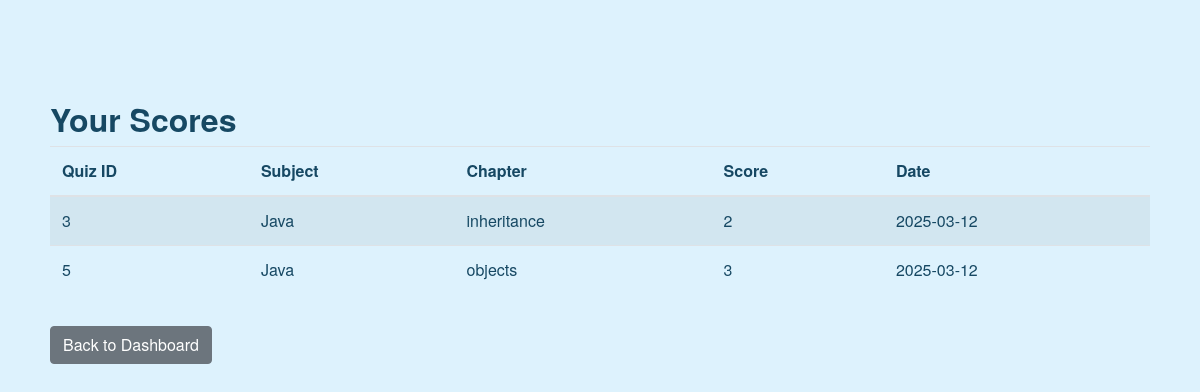
/user/scores (signed in), run on the app's committed database.
### controllers/models.py (models this page shows, shortened)
class Score(db.Model):
    __tablename__ = 'scores'
    id = db.Column(db.Integer, primary_key=True)
    quiz_id = db.Column(db.Integer, db.ForeignKey('quizzes.id'), nullable=False)
    user_id = db.Column(db.Integer, db.ForeignKey('users.id'), nullable=False)
    timestamp = db.Column(db.DateTime, default=datetime.utcnow)
    total_scored = db.Column(db.Integer, nullable=False)

class Quiz(db.Model):
    __tablename__ = 'quizzes'
    id = db.Column(db.Integer, primary_key=True)
    chapter_id = db.Column(db.Integer, db.ForeignKey('chapters.id'), nullable=False)
    date_of_quiz = db.Column(db.DateTime, nullable=False)
    time_duration = db.Column(db.String(50), nullable=False)  # Format: "HH:MM"
    remarks = db.Column(db.Text)
    questions = db.relationship('Question', backref='quiz',lazy=True)
    scores = db.relationship('Score', backref='quiz', lazy=True)

class Subject(db.Model):
    __tablename__ = 'subjects'
    id = db.Column(db.Integer, primary_key=True)
    name = db.Column(db.String(100), unique=True, nullable=False)
    description = db.Column(db.Text)
    chapters = db.relationship('Chapter', backref='subject', lazy=True)#related data is loaded when accessed by chapter

class Chapter(db.Model):
    __tablename__ = 'chapters'
    id = db.Column(db.Integer, primary_key=True)
    name = db.Column(db.String(100), nullable=False)
    description = db.Column(db.Text)
    subject_id = db.Column(db.Integer, db.ForeignKey('subjects.id', ondelete="CASCADE"), nullable=False)
    quizzes = db.relationship('Quiz', backref='chapter', lazy=True)

### controllers/user_routes.py (the view)
    @app.route('/user/scores')
    def user_scores():
        if 'user_id' not in session:
            flash("Please log in first.", "warning")
            return redirect(url_for('login'))
        user_id = session.get('user_id')
        scores = Score.query.filter_by(user_id=user_id).all()
        return render_template('user_scores.html', scores=scores)

### templates/user_scores.html (shortened to what this page needs)
{% extends 'base.html' %}
{% block content %}
<div class="container mt-4">
  <h2>Your Scores</h2>
  {% if scores %}
    <table class="table table-striped">
      <thead>
        <tr>
          <th>Quiz ID</th>
          <th>Subject</th>
          <th>Chapter</th>
          <th>Score</th>
          <th>Date</th>
        </tr>
      </thead>
      <tbody>
        {% for score in scores %}
          <tr>
            <td>{{ score.quiz.id }}</td>
            <td>{{ score.quiz.chapter.subject.name }}</td>
            <td>{{ score.quiz.chapter.name }}</td>
            <td>{{ score.total_scored }}</td>
            <td>{{ score.timestamp.strftime('%Y-%m-%d') }}</td>
          </tr>
        {% endfor %}
      </tbody>
    </table>
  {% else %}
    <p>no quizzes taken yet.</p>
  {% endif %}
  <a href="{{ url_for('user_dashboard') }}" class="btn btn-secondary mt-3">Back to Dashboard</a>
</div>
{% endblock %}

### static/styles.css (style rules this page uses)
body { background-color: #DDF2FD; font-family: 'Helvetica Neue', Helvetica, Arial, sans-serif; color: #164863; margin: 0; padding: 0; }
.container { padding: 20px; margin-top: 20px; }
h1, h2, h3, h4, h5, h6 { color: #164863; font-weight: bold; }

### data on the page
Score: quiz.id "3", quiz.chapter.subject.name "Java", quiz.chapter.name "inheritance", total_scored "2", timestamp "2025-03-12"
Score: quiz.id "5", quiz.chapter.subject.name "Java", quiz.chapter.name "objects", total_scored "3", timestamp "2025-03-12"
